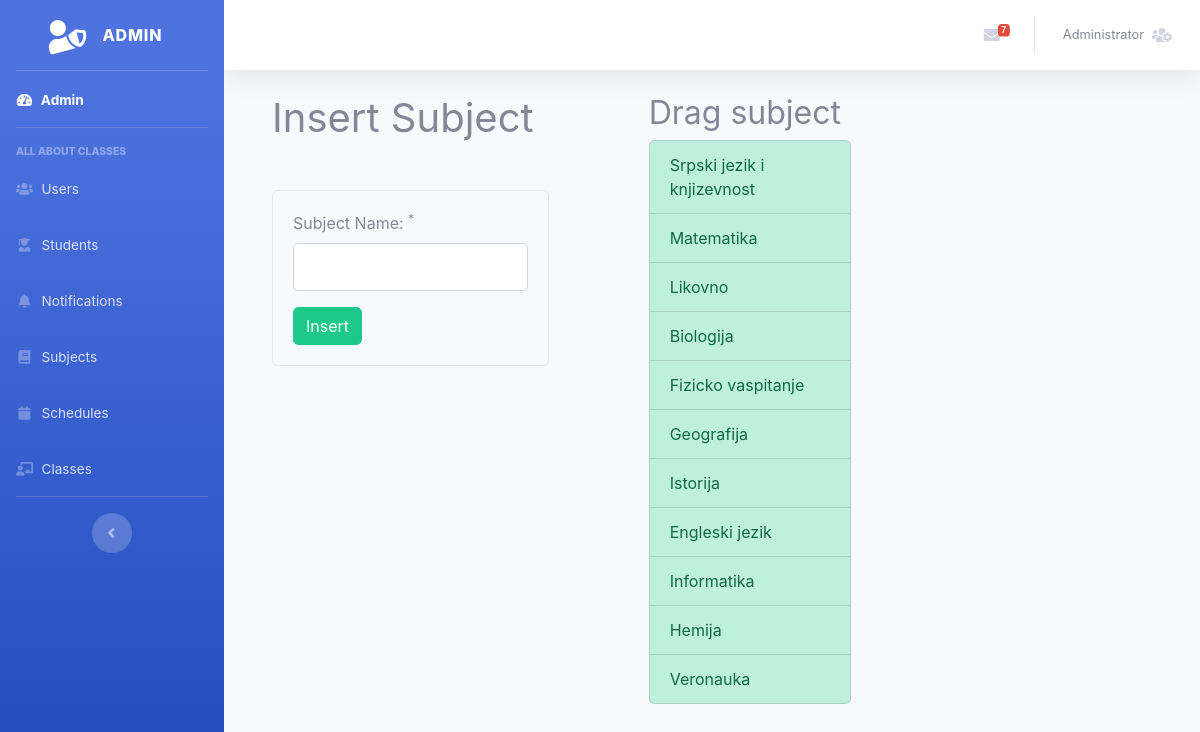
The page /subjects/insert (signed in) on the database its author committed.
### tables this page shows
CREATE TABLE IF NOT EXISTS `subjects` (
  `id_subject` int(11) NOT NULL AUTO_INCREMENT,
  `name` varchar(45) NOT NULL,
  PRIMARY KEY (`id_subject`)
);

### app/libraries/Core.php (called while the page is built, shortened)
<?php
  class Core {
    protected $currentMethod = 'index';
    public function __construct(){
      $url = $this->getUrl();
      if(file_exists('../app/controllers/' . ucwords($url[0]). '.php')){
        unset($url[0]);
      }
      $this->currentController = new $this->currentController;
      if(isset($url[1])){
        if(method_exists($this->currentController, $url[1])){
          $this->currentMethod = $url[1];
          unset($url[1]);
        }
      }
      $this->params = $url ? array_values($url) : [];
      call_user_func_array([$this->currentController, $this->currentMethod], $this->params);
    }
    public function getUrl(){
      if(isset($_GET['url'])){
        $url = rtrim($_GET['url'], '/');
        $url = filter_var($url, FILTER_SANITIZE_URL);
        $url = explode('/', $url);
        return $url;
      }
    }
  }

### public/index.php (called while the page is built, shortened)
<?php
$init = new Core;

### app/libraries/Database.php (called while the page is built, shortened)
<?php
class Database
{
  private $host = DB_HOST;
  private $user = DB_USER;
  private $pass = DB_PASS;
  private $dbname = DB_NAME;
  private $dbh;
  private $stmt;
  public function __construct()
  {
    $dsn = 'mysql:host=' . $this->host . ';dbname=' . $this->dbname;
    $options = array(
      PDO::ATTR_PERSISTENT => true,
      PDO::ATTR_ERRMODE => PDO::ERRMODE_EXCEPTION
    );
    try {
      $this->dbh = new PDO($dsn, $this->user, $this->pass, $options);
    } catch (PDOException $e) {
      $this->error = $e->getMessage();
      echo $this->error;
    }
  }
  public function query($sql)
  {
    $this->stmt = $this->dbh->prepare($sql);
  }
  public function execute()
  {
    return $this->stmt->execute();
  }
  public function resultSet($fetch = PDO::FETCH_OBJ)
  {
    $this->execute();
    return $this->stmt->fetchAll($fetch);
  }
}

### app/models/Subject.php (called while the page is built, shortened)
<?php
class Subject
{
    private $db;
    public function __construct()
    {
        $this->db = new Database();
    }
    public function showallSubjects() {
        $this->db->query('SELECT id_subject,
                         name FROM subjects');
        $subjects = $this->db->resultSet();
        return $subjects;
    }
}

### app/views/admin/subjects/insert.php (the view, shortened to what this page needs)
<?php require APPROOT . '/views/inc/admin/header.php'; ?>
<div id="page-wrapper">
    <div class="container-fluid">
        <div class="row">
            <div class="col-sm-4">
                <h1 class="page-header">
                    Insert Subject
                </h1>
                <div class="card card-body bg-light mt-5">
                    <form action="<?php echo URLROOT; ?>/subjects/insert" method="post">
                        <div class="form-group">
                            <label for="last_name">Subject Name: <sup>*</sup></label>
                            <input type="text" name="name" class="form-control form-control-lg <?php echo (!empty($data['name_err'])) ? 'is-invalid' : '' ?>" value="<?php echo $data['name']; ?>">
                        </div>
                        <input type="submit" class="btn btn-success" value="Insert">
                    </form>
                </div>
            </div>
            <div class="col-sm-3 offset-1">
                <div id="subjects_drag">
                    <h2>Drag subject </h2>
                    <div class="list-inline">
                        <?php foreach ($data['subjects'] as $subject) : ?>
                            <?php echo "<div class='list-group-item all-copy list-group-item-success sw-resize text'> $subject->name </div>" ?>
                        <?php endforeach; ?>
                    </div>
                </div>
            </div>
        </div>
    </div>
</div>
<?php require APPROOT . '/views/inc/admin/footer.php'; ?>

### public/css/admin/style.css (style rules this page uses)
.sw-resize { cursor: move; }
.all-copy { -webkit-user-select: all; -moz-user-select: all; -ms-user-select: all; user-select: all; }

### rows shown on the page
subjects: name "Srpski jezik i knjizevnost"
subjects: name "Matematika"
subjects: name "Likovno"
subjects: name "Biologija"
subjects: name "Fizicko vaspitanje"
subjects: name "Geografija"
subjects: name "Istorija"
subjects: name "Engleski jezik"
subjects: name "Informatika"
subjects: name "Hemija"
subjects: name "Veronauka"
